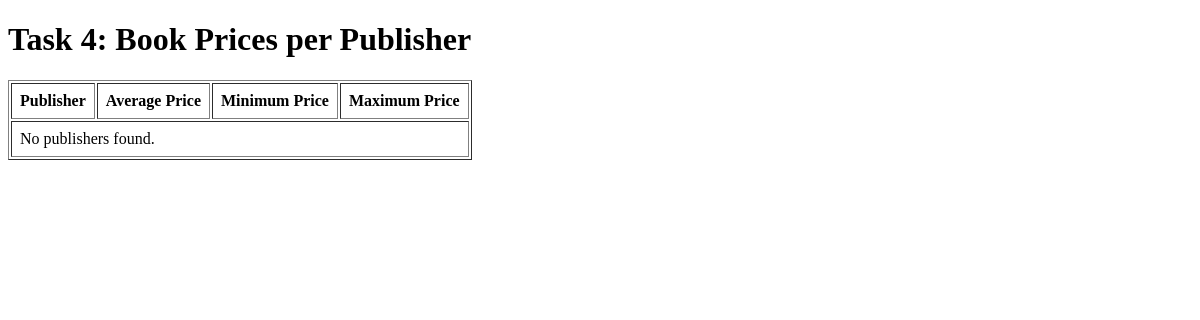
The app's page /books/lab9/task4, older data.
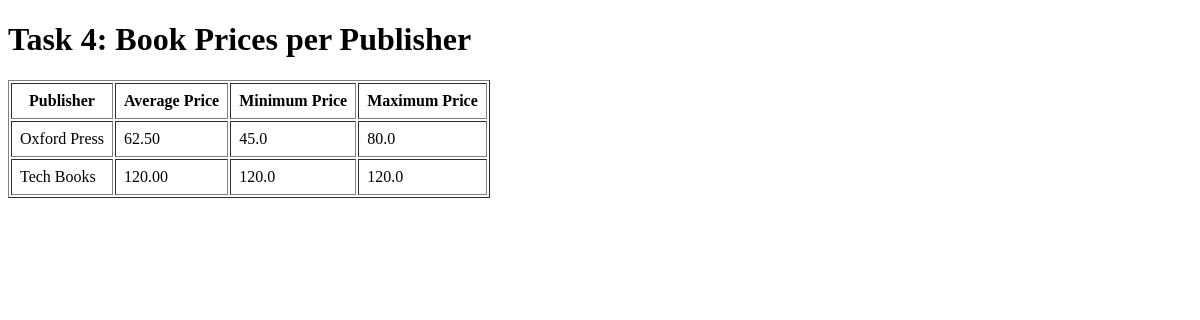
The same page, newer data.
### apps/bookmodule/models.py (models this page shows, shortened)
class Publisher(models.Model):
    name = models.CharField(max_length=200)
    location = models.CharField(max_length=300)

### apps/bookmodule/views.py (the view)
# urls.py: path('lab9/task4', views.lab9_task4, name='lab9_task4'),
def lab9_task4(request):
    publishers = Publisher.objects.annotate(
        average_price=Avg('books__price'),
        minimum_price=Min('books__price'),
        maximum_price=Max('books__price')
    )
    return render(request, 'bookmodule/lab9/task4.html', {
        'publishers': publishers
    })

### apps/templates/bookmodule/lab9/task4.html
<!DOCTYPE html>
<html lang="en">
<head><meta charset="UTF-8"><title>Lab 9 - Task 4</title></head>
<body>
<h1>Task 4: Book Prices per Publisher</h1>
<table border="1" cellpadding="8">
<tr><th>Publisher</th><th>Average Price</th><th>Minimum Price</th><th>Maximum Price</th></tr>
{% for publisher in publishers %}
<tr>
<td>{{ publisher.name }}</td>
<td>{{ publisher.average_price|floatformat:2|default:"-" }}</td>
<td>{{ publisher.minimum_price|default:"-" }}</td>
<td>{{ publisher.maximum_price|default:"-" }}</td>
</tr>
{% empty %}<tr><td colspan="4">No publishers found.</td></tr>{% endfor %}
</table>
</body></html>

Row changes from the older to the newer data that the page shows:
added Publisher: name "Oxford Press", average_price "62.50", minimum_price "45.0", maximum_price "80.0"
added Publisher: name "Tech Books", average_price "120.00", minimum_price "120.0", maximum_price "120.0"
Text that changed along with them:
text no longer shown: "No publishers found."
